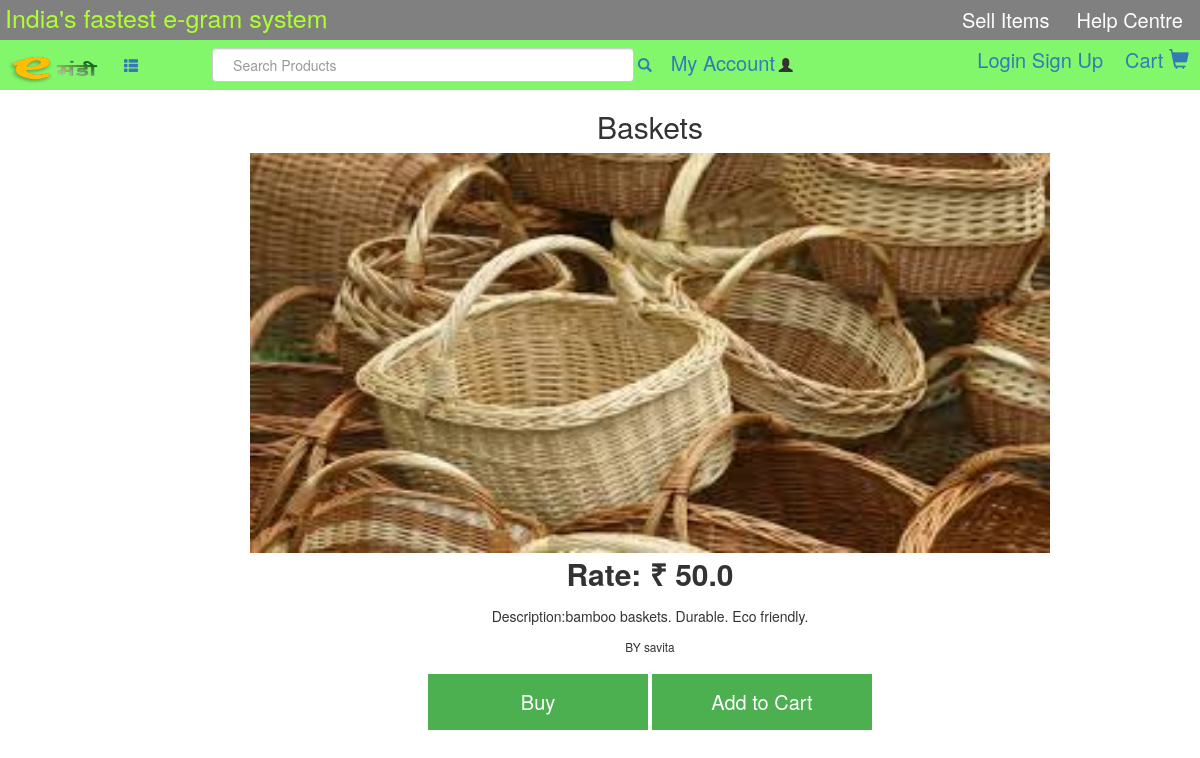
The page /accounts/11/ on the database its author committed.
### main/models.py (models this page shows, shortened)
class Product(models.Model):
	image = models.ImageField()
	product= models.CharField(max_length=150)
	description = models.TextField()
	rate = models.CharField(max_length=150)
	date = models.DateTimeField(auto_now_add=True)
	Quantity = models.CharField(max_length=30)
	seller = models.ForeignKey(User,default=None,on_delete=models.CASCADE,null=False,related_name='userrel')

### main/views.py (the view)
# urls.py: path('<id>/',views.productdetail,name='detail'),
def productdetail(request,id):
	try:
		productdet=get_object_or_404(Product,id=id)
		return render(request,'main/product_detail.html',{'productdet':productdet})
	except ValueError:
		return redirect('home')

### templates/main/product_detail.html (shortened to what this page needs)
<!DOCTYPE html>
{%load static%}
<html lang="en">
<head>
	<link rel="stylesheet" type="text/css" href="https://maxcdn.bootstrapcdn.com/bootstrap/3.3.7/css/bootstrap.min.css" >
	<link rel="stylesheet" href="https://cdnjs.cloudflare.com/ajax/libs/font-awesome/4.7.0/css/font-awesome.min.css">
	<link rel="stylesheet" href="{% static "css/home.css"%}">
	</head>
	<body>
		<div id="header-1">
			<ul class="list-inline">
				<li> India's fastest e-gram system  </li>
				<li class="header-1-link"> <a href="#"  > Help Centre </a> </li>
				<li class="header-1-link"> <a href="{%url 'add'%}"  > Sell Items </a> </li>
			</ul>
		</div>
		<div id="header2">
			<ul class="list-inline">
				<li> <a href="{% url 'home' %}"> <img src="{%static "main/emandi.png"%}" width="100" height="34" alt="e-gram" > </a> </li>
				<li> <a href="#"> <span class="glyphicon glyphicon-th-list" </span> </a> </li>
				<li id="search-bar">  <input type="text" class="form-control" placeholder="Search Products" size="120">
					<a href="#"> <span class="glyphicon glyphicon-search"> </span> </a>
				</li>
				<li id="cart-login"> <a href="#" > Cart <span class = "glyphicon glyphicon-shopping-cart"> </span> </a> </li>
				<li id="cart-login">
                 {%if user.is_authenticated %}
                  <a href="{%url 'logout'%}">Logout<span class="glyphicon glyphicon-off"></span></a>
				  <li style="font-color:rgb(0,0,78); font-size:20px;">Hi! {{user.get_username}}  </li>
                 {%else%}
				   <a href="{% url 'login'%}" style="width:auto;">Login</a>
				   <a href="{% url 'signu'%}" style="width:auto;">Sign Up</a></li>
				 {%endif%}
				<li> <a href="{% url 'acc'%}" style="width:auto; font-size:20px;">My Account</a> <span class = "glyphicon glyphicon-user"> </span></li>
			</ul>
		</div>
	    <div class="product-detail">
	    	<div class="producti">
	    		<h2 >{{productdet.product}}</h2>
                <img src="{{productdet.image.url}}" width=800px height=400px/>
                <p style="font-size:30px;">  <b>Rate: &#x20b9; {{productdet.rate}}</b></p>
	    		<p>Description:{{productdet.description}}</p>
	    		<p ><small>BY {{productdet.seller}}</small></p>
	    		<button type="button" style="font-size:20px;">Buy</button>
				<a href="{%url 'crat' id=productdet.pk%}"><button type="button" id="cr" onclick="crate()" style="font-size:20px;">Add to Cart</button>
				</a></div></div></body></html>

### static/css/home.css (style rules this page uses)
body { background-color : margin:0px; }
#header-1 ul li { font-size:25px; color: greenyellow; }
.list-inline li { margin-left:5px; display:inline; }
#header-1 { background-color : gray; height:40px; min-width:768px; }
.header-1-link { margin-left:2%; margin-right:1%; float:right; }
.header-1-link a { color:white; font-size:20px; }
#header2 { background-color : rgb(130,247,108); min-width:1041px; }
#search-bar { margin-left:5%; margin-right:0px; }
#cart-login { float:right; margin:6px; font-size:20px; }
input[type=text], input[type=password] { width: 35%; padding: 12px 20px; margin: 8px 0; display: inline-block; border: 1px solid #ccc; box-sizing: border-box; }
button { background-color: #4CAF50; color: white; padding: 14px 20px; margin: 8px 0; border: none; cursor: pointer; width: 20%; }

### templates/main/product_detail.html (style rules this page uses)
.product-detail { margin-left:100px; text-align: center; }

### rows shown on the page
Product: product "Baskets", image (picture), rate "50.0", description "bamboo baskets. Durable. Eco friendly.", seller "savita"
